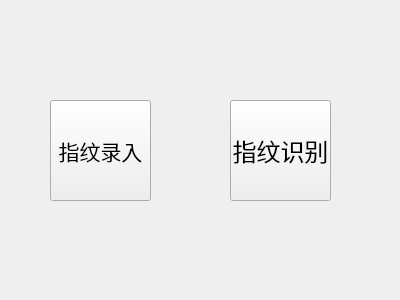
<?xml version="1.0" encoding="UTF-8"?>
<ui version="4.0">
 <class>Form</class>
 <widget class="QWidget" name="Form">
  <property name="geometry">
   <rect>
    <x>0</x>
    <y>0</y>
    <width>400</width>
    <height>300</height>
   </rect>
  </property>
  <property name="windowTitle">
   <string>Form</string>
  </property>
  <widget class="QPushButton" name="pushButton">
   <property name="geometry">
    <rect>
     <x>50</x>
     <y>100</y>
     <width>101</width>
     <height>101</height>
    </rect>
   </property>
   <property name="font">
    <font>
     <pointsize>16</pointsize>
    </font>
   </property>
   <property name="text">
    <string>指纹录入</string>
   </property>
  </widget>
  <widget class="QPushButton" name="pushButton_2">
   <property name="geometry">
    <rect>
     <x>230</x>
     <y>100</y>
     <width>101</width>
     <height>101</height>
    </rect>
   </property>
   <property name="font">
    <font>
     <pointsize>18</pointsize>
    </font>
   </property>
   <property name="text">
    <string>指纹识别</string>
   </property>
  </widget>
 </widget>
 <resources/>
 <connections/>
</ui>
